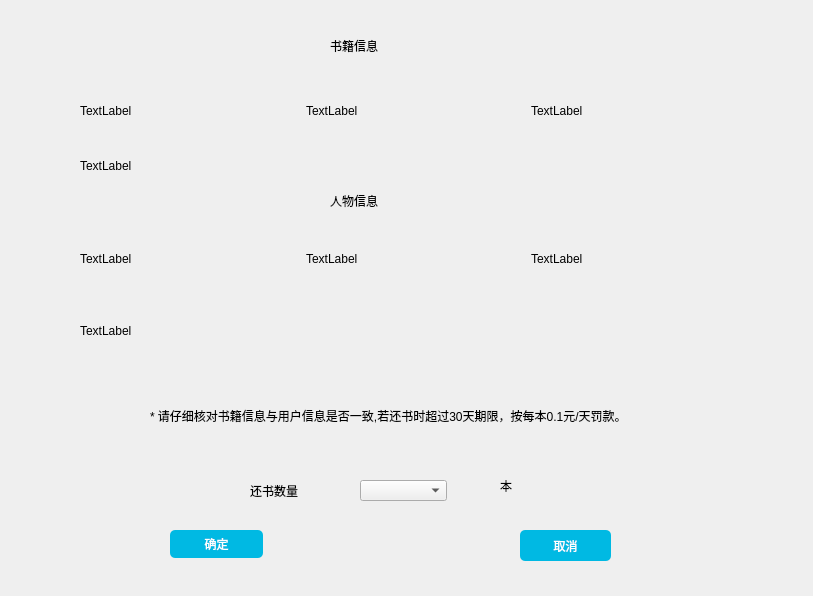
<?xml version="1.0" encoding="UTF-8"?>
<ui version="4.0">
 <class>ReturnList</class>
 <widget class="QDialog" name="ReturnList">
  <property name="geometry">
   <rect>
    <x>0</x>
    <y>0</y>
    <width>813</width>
    <height>596</height>
   </rect>
  </property>
  <property name="windowTitle">
   <string>Dialog</string>
  </property>
  <widget class="QComboBox" name="comboBox">
   <property name="geometry">
    <rect>
     <x>360</x>
     <y>480</y>
     <width>87</width>
     <height>21</height>
    </rect>
   </property>
  </widget>
  <widget class="QLabel" name="label_12">
   <property name="geometry">
    <rect>
     <x>500</x>
     <y>470</y>
     <width>161</width>
     <height>31</height>
    </rect>
   </property>
   <property name="styleSheet">
    <string notr="true">font: 11pt &quot;微软雅黑&quot;;</string>
   </property>
   <property name="text">
    <string>本</string>
   </property>
  </widget>
  <widget class="QLabel" name="label_11">
   <property name="geometry">
    <rect>
     <x>250</x>
     <y>480</y>
     <width>91</width>
     <height>21</height>
    </rect>
   </property>
   <property name="styleSheet">
    <string notr="true">font: 11pt &quot;微软雅黑&quot;;</string>
   </property>
   <property name="text">
    <string>还书数量</string>
   </property>
  </widget>
  <widget class="QWidget" name="horizontalLayoutWidget_2">
   <property name="geometry">
    <rect>
     <x>80</x>
     <y>220</y>
     <width>671</width>
     <height>78</height>
    </rect>
   </property>
   <layout class="QHBoxLayout" name="horizontalLayout_2">
    <item>
     <widget class="QLabel" name="label_5">
      <property name="styleSheet">
       <string notr="true">font: 11pt &quot;微软雅黑&quot;;</string>
      </property>
      <property name="text">
       <string>TextLabel</string>
      </property>
     </widget>
    </item>
    <item>
     <widget class="QLabel" name="label_6">
      <property name="styleSheet">
       <string notr="true">font: 11pt &quot;微软雅黑&quot;;</string>
      </property>
      <property name="text">
       <string>TextLabel</string>
      </property>
     </widget>
    </item>
    <item>
     <widget class="QLabel" name="label_7">
      <property name="styleSheet">
       <string notr="true">font: 11pt &quot;微软雅黑&quot;;</string>
      </property>
      <property name="text">
       <string>TextLabel</string>
      </property>
     </widget>
    </item>
   </layout>
  </widget>
  <widget class="QLabel" name="label_13">
   <property name="geometry">
    <rect>
     <x>150</x>
     <y>380</y>
     <width>521</width>
     <height>71</height>
    </rect>
   </property>
   <property name="styleSheet">
    <string notr="true">font: 11pt &quot;微软雅黑&quot;;</string>
   </property>
   <property name="text">
    <string>* 请仔细核对书籍信息与用户信息是否一致,若还书时超过30天期限，按每本0.1元/天罚款。</string>
   </property>
   <property name="wordWrap">
    <bool>true</bool>
   </property>
  </widget>
  <widget class="QPushButton" name="pushButton">
   <property name="geometry">
    <rect>
     <x>170</x>
     <y>530</y>
     <width>93</width>
     <height>28</height>
    </rect>
   </property>
   <property name="styleSheet">
    <string notr="true">color: rgb(255, 255, 255);
font: 11pt &quot;微软雅黑&quot;;
background-color: rgb(0, 185, 227);
border-radius:5px;</string>
   </property>
   <property name="text">
    <string>确定</string>
   </property>
  </widget>
  <widget class="QPushButton" name="pushButton_2">
   <property name="geometry">
    <rect>
     <x>520</x>
     <y>530</y>
     <width>91</width>
     <height>31</height>
    </rect>
   </property>
   <property name="styleSheet">
    <string notr="true">color: rgb(255, 255, 255);
font: 11pt &quot;微软雅黑&quot;;
background-color: rgb(0, 185, 227);
border-radius:5px;</string>
   </property>
   <property name="text">
    <string>取消</string>
   </property>
  </widget>
  <widget class="QWidget" name="horizontalLayoutWidget">
   <property name="geometry">
    <rect>
     <x>80</x>
     <y>80</y>
     <width>671</width>
     <height>61</height>
    </rect>
   </property>
   <layout class="QHBoxLayout" name="horizontalLayout">
    <item>
     <widget class="QLabel" name="label">
      <property name="styleSheet">
       <string notr="true">font: 11pt &quot;微软雅黑&quot;;</string>
      </property>
      <property name="text">
       <string>TextLabel</string>
      </property>
     </widget>
    </item>
    <item>
     <widget class="QLabel" name="label_2">
      <property name="styleSheet">
       <string notr="true">font: 11pt &quot;微软雅黑&quot;;</string>
      </property>
      <property name="text">
       <string>TextLabel</string>
      </property>
     </widget>
    </item>
    <item>
     <widget class="QLabel" name="label_3">
      <property name="styleSheet">
       <string notr="true">font: 11pt &quot;微软雅黑&quot;;</string>
      </property>
      <property name="text">
       <string>TextLabel</string>
      </property>
     </widget>
    </item>
   </layout>
  </widget>
  <widget class="QLabel" name="label_8">
   <property name="geometry">
    <rect>
     <x>80</x>
     <y>310</y>
     <width>571</width>
     <height>41</height>
    </rect>
   </property>
   <property name="styleSheet">
    <string notr="true">font: 11pt &quot;微软雅黑&quot;;</string>
   </property>
   <property name="text">
    <string>TextLabel</string>
   </property>
  </widget>
  <widget class="QLabel" name="label_9">
   <property name="geometry">
    <rect>
     <x>330</x>
     <y>30</y>
     <width>151</width>
     <height>31</height>
    </rect>
   </property>
   <property name="styleSheet">
    <string notr="true">font: 11pt &quot;微软雅黑&quot;;</string>
   </property>
   <property name="text">
    <string>书籍信息</string>
   </property>
  </widget>
  <widget class="QLabel" name="label_4">
   <property name="geometry">
    <rect>
     <x>80</x>
     <y>140</y>
     <width>531</width>
     <height>51</height>
    </rect>
   </property>
   <property name="styleSheet">
    <string notr="true">font: 11pt &quot;微软雅黑&quot;;</string>
   </property>
   <property name="text">
    <string>TextLabel</string>
   </property>
  </widget>
  <widget class="QLabel" name="label_10">
   <property name="geometry">
    <rect>
     <x>330</x>
     <y>190</y>
     <width>121</width>
     <height>21</height>
    </rect>
   </property>
   <property name="styleSheet">
    <string notr="true">font: 11pt &quot;微软雅黑&quot;;</string>
   </property>
   <property name="text">
    <string>人物信息</string>
   </property>
  </widget>
 </widget>
 <resources/>
 <connections>
  <connection>
   <sender>pushButton_2</sender>
   <signal>clicked()</signal>
   <receiver>ReturnList</receiver>
   <slot>close()</slot>
   <hints>
    <hint type="sourcelabel">
     <x>565</x>
     <y>545</y>
    </hint>
    <hint type="destinationlabel">
     <x>406</x>
     <y>297</y>
    </hint>
   </hints>
  </connection>
 </connections>
</ui>
